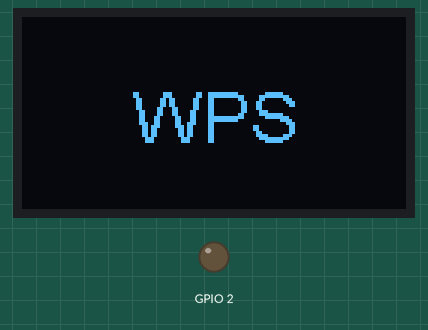
Recording of a program running on a simulated ESP32. On the bench: 128×64 one-colour display, output pins drawn as LEDs (lit = HIGH). A WiFi scan finds three made-up networks; what the program prints to the serial monitor is not drawn.

Above: at 0.2 s.
At 4.3 s:
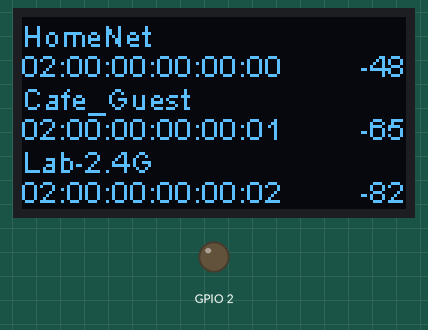
Timing chart, 0 to 128.5 s (numbered marks = the images above):
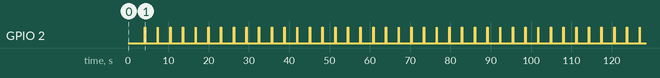

Measured:
- by itself, GPIO 2: alternates HIGH for 0.10 s and LOW for 3.0 s
- what the display in image 0 shows lasts 4.1 s, from 0.1 s to 4.2 s

The program:

main.cpp
```cpp
#include <Arduino.h>
#include "WiFi.h"
#include "SSD1306.h" // legacy: #include "SSD1306.h"

SSD1306Wire display(0x3c, SDA, SCL); // ADDRESS, SDA, SCL  -  SDA and SCL usually populate automatically based on your board's pins_arduino.h e.g. https://github.com/esp8266/Arduino/blob/master/variants/nodemcu/pins_arduino.h

void setup()
{
  Serial.begin(115200);
  Serial.println("Setup Wifi");
  pinMode(2, OUTPUT);

  // Set WiFi to station mode and disconnect from an AP if it was previously connected
  WiFi.mode(WIFI_STA);
  WiFi.disconnect();
  delay(100);

  Serial.println("Setup display");
  display.init();
  display.flipScreenVertically();

  display.clear();
  display.setFont(ArialMT_Plain_24);
  display.setTextAlignment(TEXT_ALIGN_CENTER);
  display.drawString(64, 20, "WPS");
  display.display();

  Serial.println("Setup done");

  delay(2000);
}

void printNet(int i)
{
  display.setFont(ArialMT_Plain_10);
  display.setTextAlignment(TEXT_ALIGN_LEFT);
  display.drawString(0, i * 21, WiFi.SSID(i));
  display.drawString(0, i * 21 + 10, WiFi.BSSIDstr(i));
  display.setTextAlignment(TEXT_ALIGN_RIGHT);
  display.drawString(128, i * 21 + 10, String(WiFi.RSSI(i)));
}

void loop()
{
  Serial.println("scan start");

  // WiFi.scanNetworks will return the number of networks found
  int n = WiFi.scanNetworks();
  Serial.println("scan done");
  display.clear();
  if (n)
  {
    Serial.print(n);
    Serial.println(" networks found");
    for (int i = 0; i < n; ++i)
    {
      printNet(i);
      Serial.print(i + 1);
      Serial.print(": SSID=");
      Serial.print(WiFi.SSID(i));
      Serial.print(", RSSI=");
      Serial.print(WiFi.RSSI(i));
      Serial.print(", BSSID=");
      Serial.print(WiFi.BSSIDstr(i));
      Serial.print(", ENCR=");
      Serial.println((WiFi.encryptionType(i) == WIFI_AUTH_OPEN) ? "NO" : "YES");
      delay(10);
    }
  }
  else // No neworks
  {
    Serial.println("No networks found");
    display.setFont(ArialMT_Plain_16);
    display.setTextAlignment(TEXT_ALIGN_CENTER);
    display.drawString(64, 20, "WI-FI NOT");
    display.drawString(64, 36, "FOUND");
  }
  display.display();
  Serial.println("");
  digitalWrite(2, HIGH);
  delay(100);
  digitalWrite(2, LOW);
  delay(1000);
}
```
